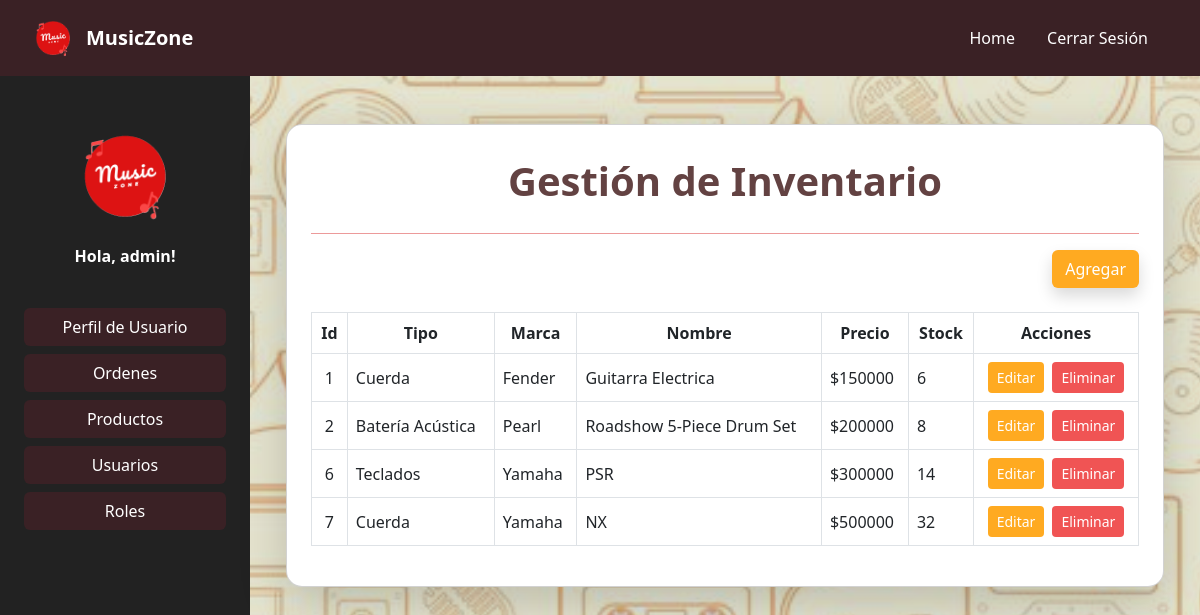
Before: /productos/instrumento/ (signed in) with the older database file.
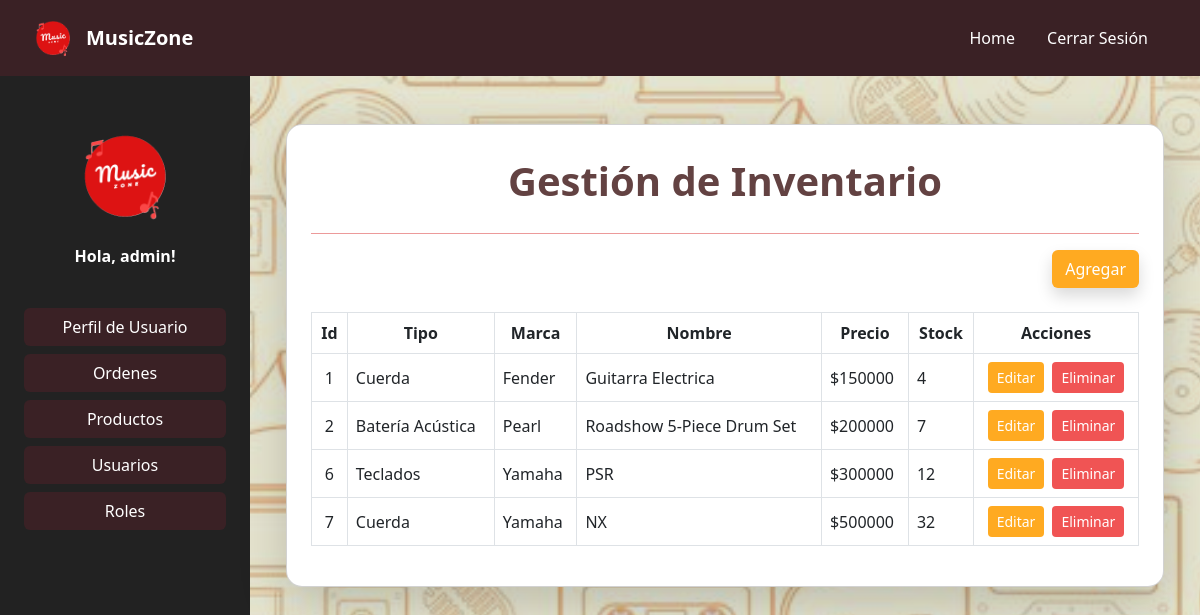
After: the same page with the newer database file.
### Inventory/models.py (models this page shows, shortened)
class Instrument(models.Model):
    instrument = models.CharField(max_length=100, verbose_name="Instrumento")
    type = models.ForeignKey(Type, on_delete=models.CASCADE, verbose_name="Tipo")
    mark = models.ForeignKey(Mark, on_delete=models.CASCADE, verbose_name="Marca")
    price = models.IntegerField(verbose_name="Precio")
    stock = models.IntegerField(verbose_name="Stock")
    image = models.ImageField(upload_to="galery/", null=False, blank=False, default=None)
    class Meta:
        verbose_name = "Instrumento"
        verbose_name_plural = "Instrumentos"

class Type(models.Model):
    type = models.CharField(max_length=100, verbose_name="Tipo")
    class Meta:
        verbose_name = "Tipo"
        verbose_name_plural = "Tipos"

class Mark(models.Model):
    mark = models.CharField(max_length=100, verbose_name="Marca")
    class Meta:
        verbose_name = "Marca"
        verbose_name_plural = "Marcas"

### Inventory/views.py (the view)
# urls.py: path('instrumento/', views.instrumento, name='instrumento'),
@staff_member_required(login_url='/')
@login_required
def instrumento(request):
    instruments_list = Instrument.objects.all()
    types = Type.objects.all()
    marks = Mark.objects.all()
    paginator = Paginator(instruments_list, 10)  # 10 instrumentos por página
    page_number = request.GET.get('page')
    instruments = paginator.get_page(page_number)
    return render(request, 'CRUD Product/instrument.html', {
        'instruments': instruments,
        'types': types,
        'marks': marks,
    })

### Inventory/templates/CRUD Product/instrument.html (shortened to what this page needs)
{% extends 'base.html' %}
{% load static %}
{% block content %}
<link href="https://cdn.jsdelivr.net/npm/bootstrap@5.3.0/dist/css/bootstrap.min.css" rel="stylesheet">
<div class="container py-4">
    <div class="card shadow-lg rounded-4 p-4" style="background-color:white;">
        <h1 class="text-center fw-bold mt-2 mb-4" style="color: #634242">Gestión de Inventario</h1>
        <hr class="border-1 opacity-75 mt-1 mb-3" style="color: rgb(230, 120, 120);">
        <div class="row mb-4 align-items-center">
            <div class="col-12 col-md-6 text-md-end mt-2 mt-md-0">
                <a href="{% url 'products:crear_instrumento' %}" class="btn shadow" style="background-color: #ffaa21; color: white;">Agregar</a>
            </div>
        </div>
        <div class="table-responsive">
            <table class="table table-bordered table-hover align-middle">
                <thead class="text-center">
                    <tr>
                        <th>Id</th>
                        <th>Tipo</th>
                        <th>Marca</th>
                        <th>Nombre</th>
                        <th>Precio</th>
                        <th>Stock</th>
                        <th>Acciones</th>
                    </tr>
                </thead>
                <tbody>
                    {% for instrument in instruments %}
                    <tr>
                        <td class="text-center">{{ instrument.id }}</td>
                        <td>{{ instrument.type.type }}</td>
                        <td>{{ instrument.mark.mark }}</td>
                        <td>{{ instrument.instrument }}</td>
                        <td>${{ instrument.price }}</td>
                        <td>{{ instrument.stock }}</td>
                        <td>
                            <div class="d-flex flex-wrap gap-2 justify-content-center">
                                <a href="{% url 'products:editar_instrumento' instrument.id %}" class="btn btn-sm text-white" style="background-color: #ffaa21;">Editar</a>
                                <a href="{% url 'products:eliminar_instrumento' instrument.id %}" class="btn btn-sm text-white" style="background-color: rgb(240, 84, 84);">Eliminar</a>
                            </div>
                        </td>
                    </tr>
                    {% endfor %}
                </tbody>
            </table>
        </div>
    </div>
</div>
{% endblock %}

Changed rows visible on the page:
changed Instrument "Guitarra Electrica": stock "6" → "4"
changed Instrument "Roadshow 5-Piece Drum Set": stock "8" → "7"
changed Instrument "PSR": stock "14" → "12"
